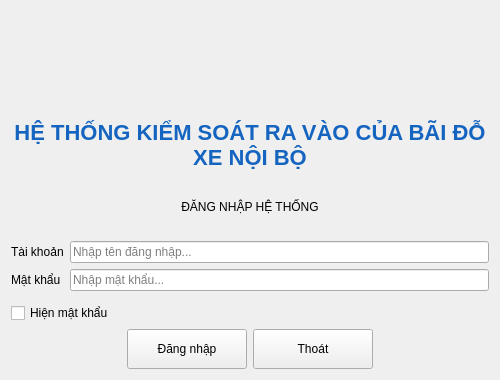
<?xml version="1.0" encoding="UTF-8"?>
<ui version="4.0">
 <class>Login</class>
 <widget class="QWidget" name="Login">
  <property name="geometry">
   <rect>
    <x>0</x>
    <y>0</y>
    <width>500</width>
    <height>380</height>
   </rect>
  </property>
  <property name="windowTitle">
   <string>HỆ THỐNG KIỂM SOÁT CỔNG RA VÀO CỦA BÃI ĐỖ XE NỘI BỘ</string>
  </property>
  <layout class="QVBoxLayout" name="verticalLayout">
   <item>
    <layout class="QHBoxLayout" name="horizontalLayout_2">
     <item>
      <widget class="QLabel" name="lblLogo">
       <property name="minimumSize">
        <size>
         <width>100</width>
         <height>100</height>
        </size>
       </property>
       <property name="maximumSize">
        <size>
         <width>100</width>
         <height>100</height>
        </size>
       </property>
       <property name="pixmap">
        <pixmap resource="resources.qrc">:/images/logo.png</pixmap>
       </property>
       <property name="scaledContents">
        <bool>true</bool>
       </property>
       <property name="alignment">
        <set>Qt::AlignCenter</set>
       </property>
      </widget>
     </item>
    </layout>
   </item>
   <item>
    <widget class="QLabel" name="lblTitle">
     <property name="styleSheet">
      <string notr="true">
font-size:22px;
font-weight:bold;
color:#1565C0;
      </string>
     </property>
     <property name="text">
      <string>HỆ THỐNG KIỂM SOÁT RA VÀO CỦA BÃI ĐỖ XE NỘI BỘ</string>
     </property>
     <property name="alignment">
      <set>Qt::AlignCenter</set>
     </property>
     <property name="wordWrap">
      <bool>true</bool>
     </property>
    </widget>
   </item>
   <item>
    <widget class="QLabel" name="lblSubTitle">
     <property name="text">
      <string>ĐĂNG NHẬP HỆ THỐNG</string>
     </property>
     <property name="alignment">
      <set>Qt::AlignCenter</set>
     </property>
    </widget>
   </item>
   <item>
    <layout class="QFormLayout" name="loginForm">
     <item row="0" column="0">
      <widget class="QLabel" name="lblUser">
       <property name="text">
        <string>Tài khoản</string>
       </property>
      </widget>
     </item>
     <item row="0" column="1">
      <widget class="QLineEdit" name="txtUsername">
       <property name="placeholderText">
        <string>Nhập tên đăng nhập...</string>
       </property>
      </widget>
     </item>
     <item row="1" column="0">
      <widget class="QLabel" name="lblPassword">
       <property name="text">
        <string>Mật khẩu</string>
       </property>
      </widget>
     </item>
     <item row="1" column="1">
      <widget class="QLineEdit" name="txtPassword">
       <property name="echoMode">
        <enum>QLineEdit::Password</enum>
       </property>
       <property name="placeholderText">
        <string>Nhập mật khẩu...</string>
       </property>
      </widget>
     </item>
    </layout>
   </item>
   <item>
    <widget class="QCheckBox" name="chkShowPassword">
     <property name="text">
      <string>Hiện mật khẩu</string>
     </property>
    </widget>
   </item>
   <item>
    <layout class="QHBoxLayout" name="buttonLayout">
     <item>
      <spacer name="buttonSpacer">
       <property name="orientation">
        <enum>Qt::Horizontal</enum>
       </property>
       <property name="sizeHint" stdset="0">
        <size>
         <width>0</width>
         <height>0</height>
        </size>
       </property>
      </spacer>
     </item>
     <item>
      <widget class="QPushButton" name="btnLogin">
       <property name="minimumSize">
        <size>
         <width>120</width>
         <height>40</height>
        </size>
       </property>
       <property name="text">
        <string>Đăng nhập</string>
       </property>
      </widget>
     </item>
     <item>
      <widget class="QPushButton" name="btnExit">
       <property name="minimumSize">
        <size>
         <width>120</width>
         <height>40</height>
        </size>
       </property>
       <property name="text">
        <string>Thoát</string>
       </property>
      </widget>
     </item>
     <item>
      <spacer name="buttonSpacer2">
       <property name="orientation">
        <enum>Qt::Horizontal</enum>
       </property>
       <property name="sizeHint" stdset="0">
        <size>
         <width>0</width>
         <height>0</height>
        </size>
       </property>
      </spacer>
     </item>
    </layout>
   </item>
  </layout>
 </widget>
 <resources>
  <include location="resources.qrc"/>
 </resources>
 <connections/>
</ui>
